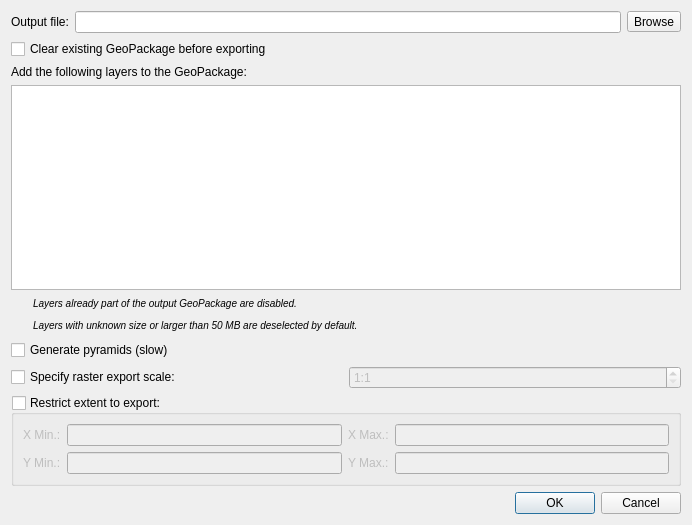
<?xml version="1.0" encoding="UTF-8"?>
<ui version="4.0">
 <class>KadasGpkgDataExportDialog</class>
 <widget class="QDialog" name="KadasGpkgDataExportDialog">
  <property name="geometry">
   <rect>
    <x>0</x>
    <y>0</y>
    <width>692</width>
    <height>525</height>
   </rect>
  </property>
  <property name="windowTitle">
   <string>GPKG Data Export</string>
  </property>
  <layout class="QGridLayout" name="gridLayout">
   <item row="0" column="0" colspan="2">
    <layout class="QHBoxLayout" name="horizontalLayout">
     <item>
      <widget class="QLabel" name="labelOutputFile">
       <property name="text">
        <string>Output file:</string>
       </property>
      </widget>
     </item>
     <item>
      <widget class="QLineEdit" name="lineEditOutputFile">
       <property name="readOnly">
        <bool>true</bool>
       </property>
      </widget>
     </item>
     <item>
      <widget class="QToolButton" name="buttonSelectFile">
       <property name="sizePolicy">
        <sizepolicy hsizetype="Fixed" vsizetype="Fixed">
         <horstretch>0</horstretch>
         <verstretch>0</verstretch>
        </sizepolicy>
       </property>
       <property name="text">
        <string>Browse</string>
       </property>
      </widget>
     </item>
    </layout>
   </item>
   <item row="1" column="0" colspan="2">
    <widget class="QCheckBox" name="checkBoxClear">
     <property name="text">
      <string>Clear existing GeoPackage before exporting</string>
     </property>
    </widget>
   </item>
   <item row="2" column="0" colspan="2">
    <widget class="QLabel" name="labelExport">
     <property name="text">
      <string>Add the following layers to the GeoPackage:</string>
     </property>
     <property name="wordWrap">
      <bool>true</bool>
     </property>
    </widget>
   </item>
   <item row="3" column="0" colspan="2">
    <widget class="KadasGpkgLayersList" name="listWidgetLayers">
     <property name="iconSize">
      <size>
       <width>16</width>
       <height>16</height>
      </size>
     </property>
    </widget>
   </item>
   <item row="4" column="0">
    <widget class="QLabel" name="labelCheckIcon">
     <property name="minimumSize">
      <size>
       <width>16</width>
       <height>16</height>
      </size>
     </property>
     <property name="maximumSize">
      <size>
       <width>2</width>
       <height>16</height>
      </size>
     </property>
     <property name="pixmap">
      <pixmap resource="../../qgis-master/images/images.qrc">:/images/themes/default/mIconSuccess.svg</pixmap>
     </property>
     <property name="scaledContents">
      <bool>true</bool>
     </property>
    </widget>
   </item>
   <item row="4" column="1">
    <widget class="QLabel" name="label">
     <property name="text">
      <string>&lt;small&gt;&lt;i&gt;Layers already part of the output GeoPackage are disabled.&lt;/i&gt;&lt;/small&gt;</string>
     </property>
    </widget>
   </item>
   <item row="5" column="0">
    <widget class="QLabel" name="labelWarnIcon">
     <property name="minimumSize">
      <size>
       <width>16</width>
       <height>16</height>
      </size>
     </property>
     <property name="maximumSize">
      <size>
       <width>16</width>
       <height>16</height>
      </size>
     </property>
     <property name="pixmap">
      <pixmap resource="../../qgis-master/images/images.qrc">:/images/themes/default/mIconWarning.svg</pixmap>
     </property>
     <property name="scaledContents">
      <bool>true</bool>
     </property>
    </widget>
   </item>
   <item row="5" column="1">
    <widget class="QLabel" name="labelNote">
     <property name="text">
      <string>&lt;html&gt;&lt;head/&gt;&lt;body&gt;&lt;p&gt;&lt;span style=&quot; font-size:small; font-style:italic;&quot;&gt;Layers with unknown size or larger than 50 MB are deselected by default.&lt;/span&gt;&lt;/p&gt;&lt;/body&gt;&lt;/html&gt;</string>
     </property>
     <property name="wordWrap">
      <bool>true</bool>
     </property>
    </widget>
   </item>
   <item row="6" column="0" colspan="2">
    <widget class="QCheckBox" name="checkBoxPyramids">
     <property name="text">
      <string>Generate pyramids (slow)</string>
     </property>
    </widget>
   </item>
   <item row="7" column="0" colspan="2">
    <layout class="QHBoxLayout" name="layoutExportScale">
     <item>
      <widget class="QCheckBox" name="checkBoxExportScale">
       <property name="text">
        <string notr="true">Specify raster export scale:</string>
       </property>
      </widget>
     </item>
     <item>
      <widget class="QSpinBox" name="spinBoxExportScale">
       <property name="enabled">
        <bool>false</bool>
       </property>
       <property name="suffix">
        <string notr="true"/>
       </property>
       <property name="prefix">
        <string notr="true">1:</string>
       </property>
       <property name="minimum">
        <number>1</number>
       </property>
       <property name="maximum">
        <number>999999999</number>
       </property>
      </widget>
     </item>
    </layout>
   </item>
   <item row="8" column="0" colspan="2">
    <widget class="QGroupBox" name="groupBoxExtent">
     <property name="title">
      <string>Restrict extent to export:</string>
     </property>
     <property name="checkable">
      <bool>true</bool>
     </property>
     <property name="checked">
      <bool>false</bool>
     </property>
     <layout class="QGridLayout" name="gridLayout_2">
      <item row="1" column="2">
       <widget class="QLabel" name="labelYMax">
        <property name="text">
         <string>Y Max.:</string>
        </property>
       </widget>
      </item>
      <item row="0" column="0">
       <widget class="QLabel" name="labelXMin">
        <property name="text">
         <string>X Min.:</string>
        </property>
       </widget>
      </item>
      <item row="1" column="1">
       <widget class="QLineEdit" name="lineEditYMin"/>
      </item>
      <item row="0" column="1">
       <widget class="QLineEdit" name="lineEditXMin"/>
      </item>
      <item row="1" column="0">
       <widget class="QLabel" name="labelYMin">
        <property name="text">
         <string>Y Min.:</string>
        </property>
       </widget>
      </item>
      <item row="0" column="2">
       <widget class="QLabel" name="labelXMax">
        <property name="text">
         <string>X Max.:</string>
        </property>
       </widget>
      </item>
      <item row="0" column="3">
       <widget class="QLineEdit" name="lineEditXMax"/>
      </item>
      <item row="1" column="3">
       <widget class="QLineEdit" name="lineEditYMax"/>
      </item>
     </layout>
    </widget>
   </item>
   <item row="9" column="0" colspan="2">
    <widget class="QDialogButtonBox" name="buttonBox">
     <property name="orientation">
      <enum>Qt::Horizontal</enum>
     </property>
     <property name="standardButtons">
      <set>QDialogButtonBox::Cancel|QDialogButtonBox::Ok</set>
     </property>
    </widget>
   </item>
  </layout>
 </widget>
 <customwidgets>
  <customwidget>
   <class>KadasGpkgLayersList</class>
   <extends>QListWidget</extends>
   <header>.kadas_gpkg_layer_list</header>
  </customwidget>
 </customwidgets>
 <resources>
  <include location="../../qgis-master/images/images.qrc"/>
 </resources>
 <connections>
  <connection>
   <sender>buttonBox</sender>
   <signal>accepted()</signal>
   <receiver>KadasGpkgDataExportDialog</receiver>
   <slot>accept()</slot>
   <hints>
    <hint type="sourcelabel">
     <x>248</x>
     <y>254</y>
    </hint>
    <hint type="destinationlabel">
     <x>157</x>
     <y>274</y>
    </hint>
   </hints>
  </connection>
  <connection>
   <sender>buttonBox</sender>
   <signal>rejected()</signal>
   <receiver>KadasGpkgDataExportDialog</receiver>
   <slot>reject()</slot>
   <hints>
    <hint type="sourcelabel">
     <x>316</x>
     <y>260</y>
    </hint>
    <hint type="destinationlabel">
     <x>286</x>
     <y>274</y>
    </hint>
   </hints>
  </connection>
 </connections>
</ui>
